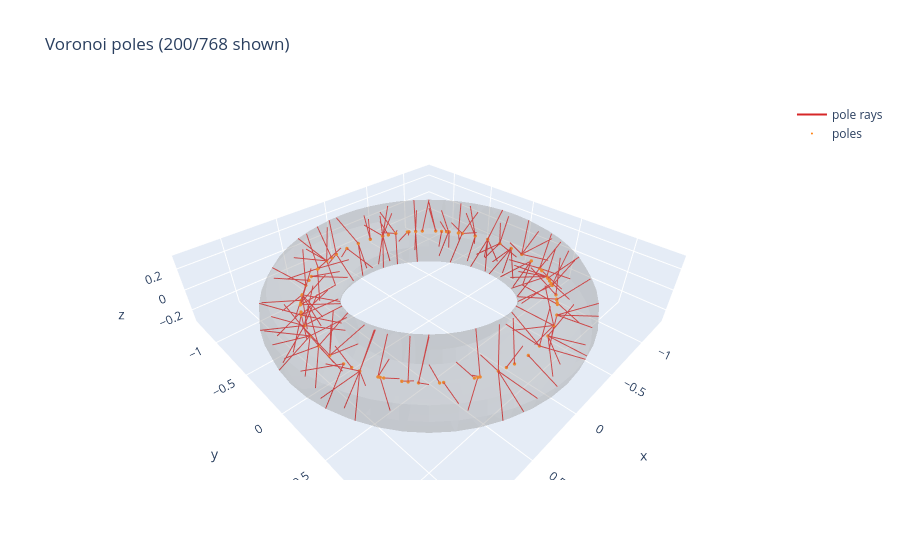

The code cell stored with this chart in its notebook:
### Markdown cell above
## 2. Voronoi medial poles

Each vertex gets an inner Voronoi pole used by the `w_M` term. MCFS stores these
on the driver; here we compute them once for visualization.

### Code cell
poles, pole_weights = compute_voronoi_poles(mesh)
offsets = np.linalg.norm(poles - np.asarray(mesh.vertices), axis=1)
print(
    f"poles: shape={poles.shape} weight_range=[{pole_weights.min():.3g}, {pole_weights.max():.3g}] "
    f"offset mean={offsets.mean():.4g} max={offsets.max():.4g}"
)

# Subsample pole segments so the plot stays readable.
rng = np.random.default_rng(0)
n_show = min(200, len(mesh.vertices))
idx = rng.choice(len(mesh.vertices), size=n_show, replace=False)
V = np.asarray(mesh.vertices, dtype=float)
F = np.asarray(mesh.faces, dtype=int)

xs, ys, zs = [], [], []
for i in idx:
    p, q = V[i], poles[i]
    xs += [p[0], q[0], None]
    ys += [p[1], q[1], None]
    zs += [p[2], q[2], None]

fig_poles = go.Figure(
    data=[
        go.Mesh3d(
            x=V[:, 0], y=V[:, 1], z=V[:, 2],
            i=F[:, 0], j=F[:, 1], k=F[:, 2],
            color="#AAAAAA", opacity=0.25, name="mesh", flatshading=True,
        ),
        go.Scatter3d(
            x=xs, y=ys, z=zs, mode="lines",
            line=dict(color="#d62728", width=2), name="pole rays",
        ),
        go.Scatter3d(
            x=poles[idx, 0], y=poles[idx, 1], z=poles[idx, 2],
            mode="markers",
            marker=dict(size=2, color="#ff7f0e"), name="poles",
        ),
    ]
)
fig_poles.update_layout(title=f"Voronoi poles ({n_show}/{len(V)} shown)", scene_aspectmode="data")
fig_poles

### Figure 1 — Plotly figure (JSON) as saved in the notebook; plotly's stock layout.template omitted (floating-point values rounded to 4 significant figures; data arrays with more than 128 entries replaced by an {"elided": "..."} marker saying what was removed)
{"data": [{"color": "#AAAAAA", "flatshading": true, "i": {"elided": "1536 int values"}, "j": {"elided": "1536 int values"}, "k": {"elided": "1536 int values"}, "name": "mesh", "opacity": 0.25, "type": "mesh3d", "x": {"elided": "768 float values"}, "y": {"elided": "768 float values"}, "z": {"elided": "768 float values"}}, {"line": {"color": "#d62728", "width": 2}, "mode": "lines", "name": "pole rays", "type": "scatter3d", "x": {"elided": "600 float values"}, "y": {"elided": "600 float values"}, "z": {"elided": "600 float values"}}, {"marker": {"color": "#ff7f0e", "size": 2}, "mode": "markers", "name": "poles", "type": "scatter3d", "x": {"elided": "200 float values"}, "y": {"elided": "200 float values"}, "z": {"elided": "200 float values"}}], "layout": {"scene": {"aspectmode": "data"}, "title": {"text": "Voronoi poles (200/768 shown)"}}}
